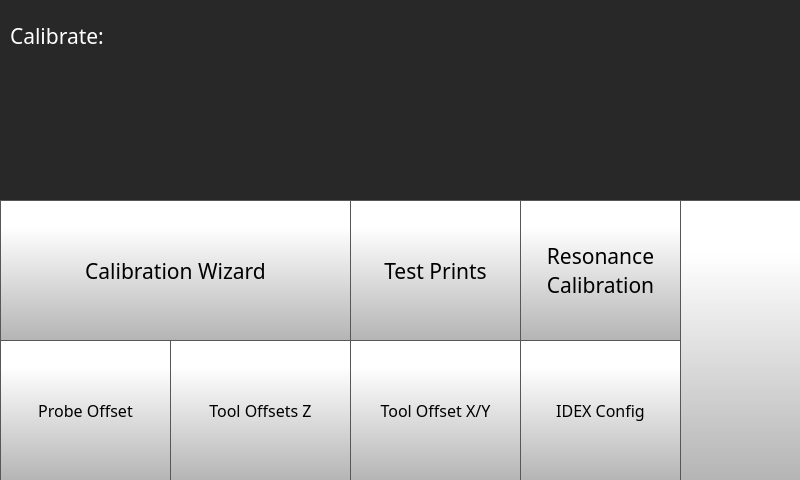
<?xml version="1.0" encoding="UTF-8"?>
<ui version="4.0">
 <class>calibratePage</class>
 <widget class="QWidget" name="calibratePage">
  <property name="geometry">
   <rect>
    <x>0</x>
    <y>0</y>
    <width>800</width>
    <height>480</height>
   </rect>
  </property>
  <property name="minimumSize">
   <size>
    <width>800</width>
    <height>480</height>
   </size>
  </property>
  <property name="maximumSize">
   <size>
    <width>800</width>
    <height>480</height>
   </size>
  </property>
  <property name="windowTitle">
   <string>Form</string>
  </property>
  <property name="styleSheet">
   <string notr="true">background-color: rgb(40,40,40);
</string>
  </property>
  <widget class="QToolButton" name="toolOffsetZButton">
   <property name="geometry">
    <rect>
     <x>170</x>
     <y>340</y>
     <width>181</width>
     <height>141</height>
    </rect>
   </property>
   <property name="font">
    <font>
     <family>Gotham</family>
     <pointsize>12</pointsize>
    </font>
   </property>
   <property name="styleSheet">
    <string notr="true">QToolButton {

     border: 1px solid rgb(87, 87, 87);
	background-color: qlineargradient(spread:pad, x1:0, y1:1, x2:0, y2:0.188, stop:0 rgba(180, 180, 180, 255), stop:1 rgba(255, 255, 255, 255));



}

QToolButton:pressed {
    background-color: qlineargradient(x1: 0, y1: 0, x2: 0, y2: 1,
                                      stop: 0 #dadbde, stop: 1 #f6f7fa);
}

QToolButton:flat {
    border: none; /* no border for a flat push button */
}

QToolButton:default {
    border-color: navy; /* make the default button prominent */
}

QToolButton:focus {
	outline: none;
}</string>
   </property>
   <property name="text">
    <string>Tool Offsets Z</string>
   </property>
   <property name="icon">
    <iconset resource="../resources/resource.qrc">
     <normaloff>:/Icons/img/icons/Tool Z Offset Icon.png</normaloff>:/Icons/img/icons/Tool Z Offset Icon.png</iconset>
   </property>
   <property name="iconSize">
    <size>
     <width>70</width>
     <height>70</height>
    </size>
   </property>
   <property name="toolButtonStyle">
    <enum>Qt::ToolButtonTextUnderIcon</enum>
   </property>
  </widget>
  <widget class="QToolButton" name="testPrintsButton">
   <property name="geometry">
    <rect>
     <x>350</x>
     <y>200</y>
     <width>171</width>
     <height>141</height>
    </rect>
   </property>
   <property name="font">
    <font>
     <family>Gotham</family>
     <pointsize>16</pointsize>
    </font>
   </property>
   <property name="styleSheet">
    <string notr="true">QToolButton {
     border: 1px solid rgb(87, 87, 87);
	background-color: qlineargradient(spread:pad, x1:0, y1:1, x2:0, y2:0.188, stop:0 rgba(180, 180, 180, 255), stop:1 rgba(255, 255, 255, 255));


}

QToolButton:pressed {
    background-color: qlineargradient(x1: 0, y1: 0, x2: 0, y2: 1,
                                      stop: 0 #dadbde, stop: 1 #f6f7fa);
}

QToolButton:flat {
    border: none; /* no border for a flat push button */
}

QToolButton:default {
    border-color: navy; /* make the default button prominent */
}

QToolButton:focus {
	outline: none;
}</string>
   </property>
   <property name="text">
    <string>Test Prints</string>
   </property>
   <property name="icon">
    <iconset resource="../resources/resource.qrc">
     <normaloff>:/Icons/img/icons/3d-printing.png</normaloff>:/Icons/img/icons/3d-printing.png</iconset>
   </property>
   <property name="iconSize">
    <size>
     <width>70</width>
     <height>70</height>
    </size>
   </property>
   <property name="toolButtonStyle">
    <enum>Qt::ToolButtonTextUnderIcon</enum>
   </property>
  </widget>
  <widget class="QToolButton" name="inputShaperCalibrateButton">
   <property name="geometry">
    <rect>
     <x>520</x>
     <y>200</y>
     <width>161</width>
     <height>141</height>
    </rect>
   </property>
   <property name="font">
    <font>
     <family>Gotham</family>
     <pointsize>16</pointsize>
    </font>
   </property>
   <property name="styleSheet">
    <string notr="true">QToolButton {
     border: 1px solid rgb(87, 87, 87);
	background-color: qlineargradient(spread:pad, x1:0, y1:1, x2:0, y2:0.188, stop:0 rgba(180, 180, 180, 255), stop:1 rgba(255, 255, 255, 255));


}

QToolButton:pressed {
    background-color: qlineargradient(x1: 0, y1: 0, x2: 0, y2: 1,
                                      stop: 0 #dadbde, stop: 1 #f6f7fa);
}

QToolButton:flat {
    border: none; /* no border for a flat push button */
}

QToolButton:default {
    border-color: navy; /* make the default button prominent */
}

QToolButton:focus {
	outline: none;
}</string>
   </property>
   <property name="text">
    <string>Resonance 
Calibration</string>
   </property>
   <property name="icon">
    <iconset resource="../resources/resource.qrc">
     <normaloff>:/Icons/img/icons/Input Shaper.png</normaloff>:/Icons/img/icons/Input Shaper.png</iconset>
   </property>
   <property name="iconSize">
    <size>
     <width>70</width>
     <height>70</height>
    </size>
   </property>
   <property name="toolButtonStyle">
    <enum>Qt::ToolButtonTextUnderIcon</enum>
   </property>
  </widget>
  <widget class="QToolButton" name="idexCalibrationWizardButton">
   <property name="geometry">
    <rect>
     <x>520</x>
     <y>340</y>
     <width>161</width>
     <height>141</height>
    </rect>
   </property>
   <property name="font">
    <font>
     <family>Gotham</family>
     <pointsize>12</pointsize>
    </font>
   </property>
   <property name="styleSheet">
    <string notr="true">QToolButton {

     border: 1px solid rgb(87, 87, 87);
	background-color: qlineargradient(spread:pad, x1:0, y1:1, x2:0, y2:0.188, stop:0 rgba(180, 180, 180, 255), stop:1 rgba(255, 255, 255, 255));



}

QToolButton:pressed {
    background-color: qlineargradient(x1: 0, y1: 0, x2: 0, y2: 1,
                                      stop: 0 #dadbde, stop: 1 #f6f7fa);
}

QToolButton:flat {
    border: none; /* no border for a flat push button */
}

QToolButton:default {
    border-color: navy; /* make the default button prominent */
}

QToolButton:focus {
	outline: none;
}</string>
   </property>
   <property name="text">
    <string>IDEX Config</string>
   </property>
   <property name="icon">
    <iconset resource="../resources/resource.qrc">
     <normaloff>:/Icons/img/icons/IDEX.png</normaloff>:/Icons/img/icons/IDEX.png</iconset>
   </property>
   <property name="iconSize">
    <size>
     <width>70</width>
     <height>70</height>
    </size>
   </property>
   <property name="toolButtonStyle">
    <enum>Qt::ToolButtonTextUnderIcon</enum>
   </property>
  </widget>
  <widget class="QToolButton" name="nozzleOffsetButton">
   <property name="geometry">
    <rect>
     <x>0</x>
     <y>340</y>
     <width>171</width>
     <height>141</height>
    </rect>
   </property>
   <property name="font">
    <font>
     <family>Gotham</family>
     <pointsize>12</pointsize>
    </font>
   </property>
   <property name="styleSheet">
    <string notr="true">QToolButton {

     border: 1px solid rgb(87, 87, 87);
	background-color: qlineargradient(spread:pad, x1:0, y1:1, x2:0, y2:0.188, stop:0 rgba(180, 180, 180, 255), stop:1 rgba(255, 255, 255, 255));



}

QToolButton:pressed {
    background-color: qlineargradient(x1: 0, y1: 0, x2: 0, y2: 1,
                                      stop: 0 #dadbde, stop: 1 #f6f7fa);
}

QToolButton:flat {
    border: none; /* no border for a flat push button */
}

QToolButton:default {
    border-color: navy; /* make the default button prominent */
}

QToolButton:focus {
	outline: none;
}</string>
   </property>
   <property name="text">
    <string>Probe Offset</string>
   </property>
   <property name="icon">
    <iconset resource="../resources/resource.qrc">
     <normaloff>:/Icons/img/icons/Nozzle Offset Icon.png</normaloff>:/Icons/img/icons/Nozzle Offset Icon.png</iconset>
   </property>
   <property name="iconSize">
    <size>
     <width>70</width>
     <height>70</height>
    </size>
   </property>
   <property name="toolButtonStyle">
    <enum>Qt::ToolButtonTextUnderIcon</enum>
   </property>
  </widget>
  <widget class="QLabel" name="calibrateLabel">
   <property name="geometry">
    <rect>
     <x>10</x>
     <y>20</y>
     <width>231</width>
     <height>31</height>
    </rect>
   </property>
   <property name="font">
    <font>
     <family>Gotham</family>
     <pointsize>16</pointsize>
     <bold>false</bold>
    </font>
   </property>
   <property name="styleSheet">
    <string notr="true">color: rgb(255, 255, 255);</string>
   </property>
   <property name="text">
    <string>Calibrate:</string>
   </property>
  </widget>
  <widget class="QToolButton" name="calibrationWizardButton">
   <property name="geometry">
    <rect>
     <x>0</x>
     <y>200</y>
     <width>351</width>
     <height>141</height>
    </rect>
   </property>
   <property name="font">
    <font>
     <family>Gotham</family>
     <pointsize>16</pointsize>
    </font>
   </property>
   <property name="styleSheet">
    <string notr="true">QToolButton {
     border: 1px solid rgb(87, 87, 87);
	background-color: qlineargradient(spread:pad, x1:0, y1:1, x2:0, y2:0.188, stop:0 rgba(180, 180, 180, 255), stop:1 rgba(255, 255, 255, 255));


}

QToolButton:pressed {
    background-color: qlineargradient(x1: 0, y1: 0, x2: 0, y2: 1,
                                      stop: 0 #dadbde, stop: 1 #f6f7fa);
}

QToolButton:flat {
    border: none; /* no border for a flat push button */
}

QToolButton:default {
    border-color: navy; /* make the default button prominent */
}

QToolButton:focus {
	outline: none;
}</string>
   </property>
   <property name="text">
    <string>Calibration Wizard</string>
   </property>
   <property name="icon">
    <iconset resource="../resources/resource.qrc">
     <normaloff>:/Icons/img/icons/magic-wand.png</normaloff>:/Icons/img/icons/magic-wand.png</iconset>
   </property>
   <property name="iconSize">
    <size>
     <width>70</width>
     <height>70</height>
    </size>
   </property>
   <property name="toolButtonStyle">
    <enum>Qt::ToolButtonTextUnderIcon</enum>
   </property>
  </widget>
  <widget class="QPushButton" name="calibrateBackButton">
   <property name="geometry">
    <rect>
     <x>680</x>
     <y>200</y>
     <width>122</width>
     <height>281</height>
    </rect>
   </property>
   <property name="minimumSize">
    <size>
     <width>0</width>
     <height>0</height>
    </size>
   </property>
   <property name="font">
    <font>
     <family>Gotham Light</family>
     <pointsize>16</pointsize>
    </font>
   </property>
   <property name="styleSheet">
    <string notr="true">QPushButton {
     border: 1px solid rgb(87, 87, 87);
	background-color: qlineargradient(spread:pad, x1:0, y1:1, x2:0, y2:0.188, stop:0 rgba(180, 180, 180, 255), stop:1 rgba(255, 255, 255, 255));


}

QPushButton:pressed {
    background-color: qlineargradient(x1: 0, y1: 0, x2: 0, y2: 1,
                                      stop: 0 #dadbde, stop: 1 #f6f7fa);
}

QPushButton:flat {
    border: none; /* no border for a flat push button */
}

QPushButton:default {
    border-color: navy; /* make the default button prominent */
}</string>
   </property>
   <property name="text">
    <string/>
   </property>
   <property name="icon">
    <iconset resource="../resources/resource.qrc">
     <normaloff>:/Navigation/img/Navigation/arrows-4.png</normaloff>:/Navigation/img/Navigation/arrows-4.png</iconset>
   </property>
   <property name="iconSize">
    <size>
     <width>70</width>
     <height>70</height>
    </size>
   </property>
   <property name="checkable">
    <bool>false</bool>
   </property>
   <property name="autoDefault">
    <bool>false</bool>
   </property>
   <property name="default">
    <bool>false</bool>
   </property>
   <property name="flat">
    <bool>false</bool>
   </property>
  </widget>
  <widget class="QToolButton" name="toolOffsetXYButton">
   <property name="geometry">
    <rect>
     <x>350</x>
     <y>340</y>
     <width>171</width>
     <height>141</height>
    </rect>
   </property>
   <property name="font">
    <font>
     <family>Gotham</family>
     <pointsize>12</pointsize>
    </font>
   </property>
   <property name="styleSheet">
    <string notr="true">QToolButton {

     border: 1px solid rgb(87, 87, 87);
	background-color: qlineargradient(spread:pad, x1:0, y1:1, x2:0, y2:0.188, stop:0 rgba(180, 180, 180, 255), stop:1 rgba(255, 255, 255, 255));


}

QToolButton:pressed {
    background-color: qlineargradient(x1: 0, y1: 0, x2: 0, y2: 1,
                                      stop: 0 #dadbde, stop: 1 #f6f7fa);
}

QToolButton:flat {
    border: none; /* no border for a flat push button */
}

QToolButton:default {
    border-color: navy; /* make the default button prominent */
}

QToolButton:focus {
	outline: none;
}</string>
   </property>
   <property name="text">
    <string>Tool Offset X/Y</string>
   </property>
   <property name="icon">
    <iconset resource="../resources/resource.qrc">
     <normaloff>:/Icons/img/icons/Tool Offset Icon.png</normaloff>:/Icons/img/icons/Tool Offset Icon.png</iconset>
   </property>
   <property name="iconSize">
    <size>
     <width>70</width>
     <height>70</height>
    </size>
   </property>
   <property name="toolButtonStyle">
    <enum>Qt::ToolButtonTextUnderIcon</enum>
   </property>
  </widget>
 </widget>
 <resources>
  <include location="../resources/resource.qrc"/>
 </resources>
 <connections/>
</ui>
